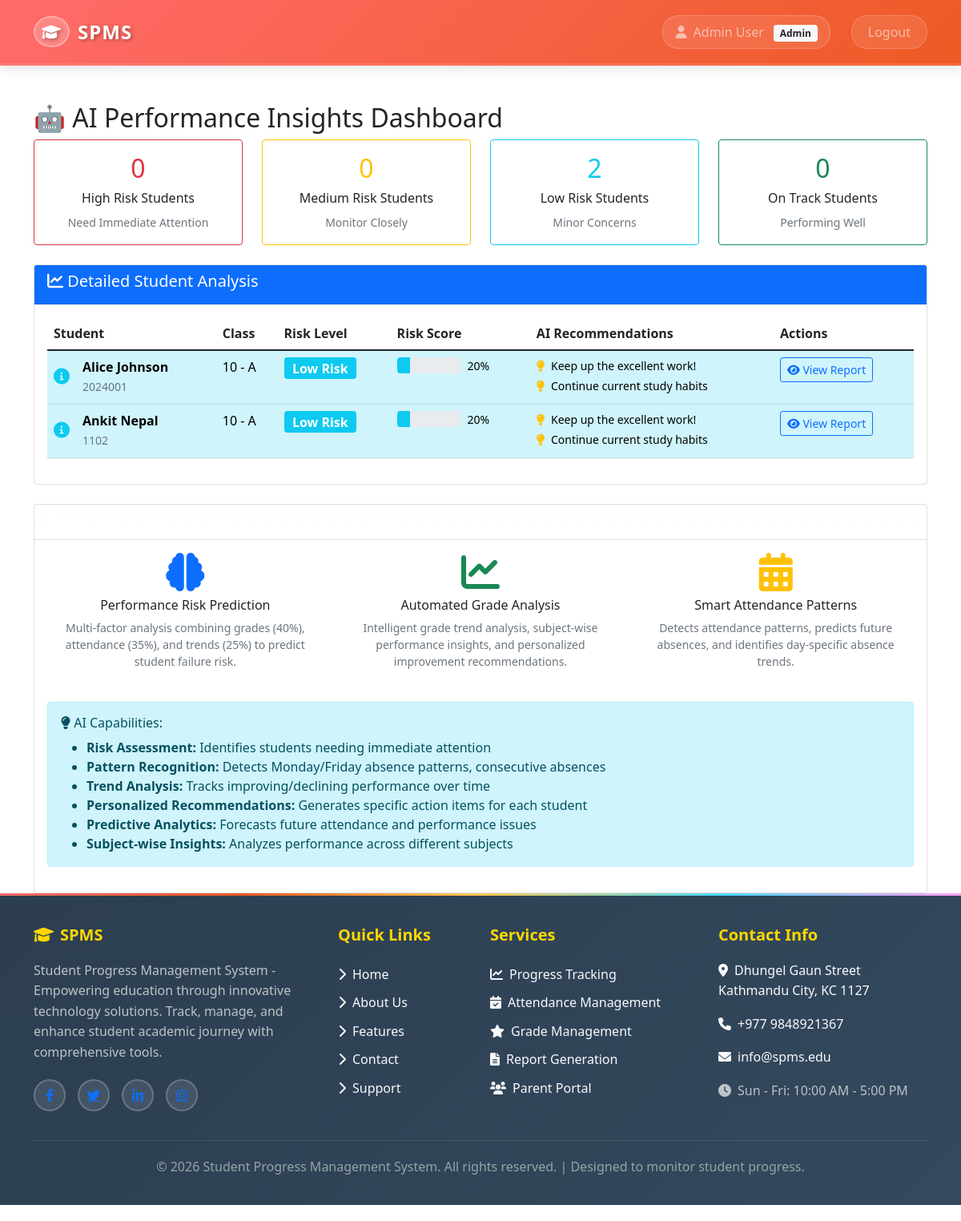
/ai-insights/ (signed in), run on the app's committed database.
### core/models.py (models this page shows, shortened)
class User(AbstractUser):
    ROLE_CHOICES = [
        ('admin', 'Admin'),
        ('teacher', 'Teacher'),
        ('student', 'Student'),
        ('parent', 'Parent'),
    ]
    role = models.CharField(max_length=10, choices=ROLE_CHOICES)
    phone = models.CharField(max_length=15, blank=True)

class Student(models.Model):
    user = models.OneToOneField(User, on_delete=models.CASCADE)
    roll_number = models.CharField(max_length=20, unique=True)
    date_of_birth = models.DateField()
    student_class = models.ForeignKey(Class, on_delete=models.CASCADE)
    parent_name = models.CharField(max_length=100)
    parent_phone = models.CharField(max_length=15)
    parent_email = models.EmailField(blank=True)
    address = models.TextField()

class Class(models.Model):
    name = models.CharField(max_length=50)
    section = models.CharField(max_length=10)
    def __str__(self):
        return f"{self.name} - {self.section}"

### core/views.py (the view)
# urls.py: path('ai-insights/', views.ai_insights, name='ai_insights'),
@login_required
def ai_insights(request):
    if request.user.role not in ['teacher', 'admin']:
        return redirect('dashboard')
    if request.user.role == 'teacher':
        teacher = get_object_or_404(Teacher, user=request.user)
        students = Student.objects.filter(student_class__in=teacher.classes.all())
    else:
        students = Student.objects.all()
    student_analysis = []
    risk_summary = {'high': 0, 'medium': 0, 'low': 0, 'on_track': 0}
    for student in students:
        try:
            risk_score = StudentPerformancePredictor.calculate_risk_score(student)
            risk_level, risk_class = StudentPerformancePredictor.get_risk_level(risk_score)
            recommendations = StudentPerformancePredictor.get_recommendations(student, risk_score)
            student_analysis.append({
                'student': student,
                'risk_score': risk_score,
                'risk_level': risk_level,
                'risk_class': risk_class,
                'recommendations': recommendations
            })
            if risk_score >= 70:
                risk_summary['high'] += 1
            elif risk_score >= 40:
                risk_summary['medium'] += 1
            elif risk_score >= 20:
                risk_summary['low'] += 1
            else:
                risk_summary['on_track'] += 1
        except:
            continue
    student_analysis.sort(key=lambda x: x['risk_score'], reverse=True)
    context = {
        'student_analysis': student_analysis,
        'risk_summary': risk_summary,
        'total_students': len(student_analysis)
    }
    return render(request, 'ai_insights.html', context)

### core/templates/ai_insights.html (shortened to what this page needs)
{% extends 'base.html' %}
{% block content %}
<h2>🤖 AI Performance Insights Dashboard</h2>
<div class="row mb-4">
    <div class="col-md-3">
        <div class="card border-danger">
            <div class="card-body text-center">
                <div class="h2 text-danger">{{ risk_summary.high }}</div>
                <h6 class="card-title">High Risk Students</h6>
                <small class="text-muted">Need Immediate Attention</small>
            </div>
        </div>
    </div>
    <div class="col-md-3">
        <div class="card border-warning">
            <div class="card-body text-center">
                <div class="h2 text-warning">{{ risk_summary.medium }}</div>
                <h6 class="card-title">Medium Risk Students</h6>
                <small class="text-muted">Monitor Closely</small>
            </div>
        </div>
    </div>
    <div class="col-md-3">
        <div class="card border-info">
            <div class="card-body text-center">
                <div class="h2 text-info">{{ risk_summary.low }}</div>
                <h6 class="card-title">Low Risk Students</h6>
                <small class="text-muted">Minor Concerns</small>
            </div>
        </div>
    </div>
    <div class="col-md-3">
        <div class="card border-success">
            <div class="card-body text-center">
                <div class="h2 text-success">{{ risk_summary.on_track }}</div>
                <h6 class="card-title">On Track Students</h6>
                <small class="text-muted">Performing Well</small>
            </div>
        </div>
    </div>
</div>
<div class="card">
    <div class="card-header bg-primary text-white">
        <h5><i class="fas fa-chart-line"></i> Detailed Student Analysis</h5>
    </div>
    <div class="card-body">
        <div class="table-responsive">
            <table class="table table-hover">
                <thead>
                    <tr>
                        <th>Student</th>
                        <th>Class</th>
                        <th>Risk Level</th>
                        <th>Risk Score</th>
                        <th>AI Recommendations</th>
                        <th>Actions</th>
                    </tr>
                </thead>
                <tbody>
                    {% for analysis in student_analysis %}
                    <tr class="{% if analysis.risk_score >= 70 %}table-danger{% elif analysis.risk_score >= 40 %}table-warning{% elif analysis.risk_score >= 20 %}table-info{% endif %}">
                        <td>
                            <div class="d-flex align-items-center">
                                <div class="me-3">
                                    {% if analysis.risk_score >= 70 %}
                                        <i class="fas fa-exclamation-triangle text-danger fa-lg"></i>
                                    {% elif analysis.risk_score >= 40 %}
                                        <i class="fas fa-exclamation-circle text-warning fa-lg"></i>
                                    {% elif analysis.risk_score >= 20 %}
                                        <i class="fas fa-info-circle text-info fa-lg"></i>
                                    {% else %}
                                        <i class="fas fa-check-circle text-success fa-lg"></i>
                                    {% endif %}
                                </div>
                                <div>
                                    <strong>{{ analysis.student.user.get_full_name }}</strong><br>
                                    <small class="text-muted">{{ analysis.student.roll_number }}</small>
                                </div>
                            </div>
                        </td>
                        <td>{{ analysis.student.student_class }}</td>
                        <td>
                            <span class="badge bg-{{ analysis.risk_class }} fs-6">{{ analysis.risk_level }}</span>
                        </td>
                        <td>
                            <div class="d-flex align-items-center">
                                <div class="progress me-2" style="width: 80px; height: 20px;">
                                    <div class="progress-bar bg-{{ analysis.risk_class }}"
                                         style="width: {{ analysis.risk_score }}%"></div>
                                </div>
                                <span class="small">{{ analysis.risk_score|floatformat:0 }}%</span>
                            </div>
                        </td>
                        <td>
                            <div class="small">
                                {% for rec in analysis.recommendations|slice:":2" %}
                                    <div class="mb-1">
                                        <i class="fas fa-lightbulb text-warning me-1"></i>
                                        {{ rec|truncatechars:60 }}
                                    </div>
                                {% endfor %}
                            </div>
                        </td>
                        <td>
                            <a href="{% url 'student_report' analysis.student.id %}"
                               class="btn btn-sm btn-outline-primary">
                                <i class="fas fa-eye"></i> View Report
                            </a>
                        </td>
                    </tr>
                    {% endfor %}
                </tbody>
            </table>
        </div>
    </div>
</div>
<div class="mt-4">
    <div class="card">
        <div class="card-header bg-gradient">
            <h6><i class="fas fa-robot"></i> Advanced AI Features Available</h6>
        </div>
        <div class="card-body">
            <div class="row">
                <div class="col-md-4">
                    <div class="text-center mb-3">
                        <i class="fas fa-brain fa-3x text-primary mb-2"></i>
                        <h6>Performance Risk Prediction</h6>
                        <p class="small text-muted">Multi-factor analysis combining grades (40%), attendance (35%), and trends (25%) to predict student failure risk.</p>
                    </div>
                </div>
                <div class="col-md-4">
                    <div class="text-center mb-3">
                        <i class="fas fa-chart-line fa-3x text-success mb-2"></i>
                        <h6>Automated Grade Analysis</h6>
                        <p class="small text-muted">Intelligent grade trend analysis, subject-wise performance insights, and personalized improvement recommendations.</p>
                    </div>
                </div>
                <div class="col-md-4">
                    <div class="text-center mb-3">
                        <i class="fas fa-calendar-alt fa-3x text-warning mb-2"></i>
                        <h6>Smart Attendance Patterns</h6>
                        <p class="small text-muted">Detects attendance patterns, predicts future absences, and identifies day-specific absence trends.</p>
                    </div>
                </div>
            </div>
            <div class="row mt-4">
                <div class="col-12">
                    <div class="alert alert-info">
                        <h6><i class="fas fa-lightbulb"></i> AI Capabilities:</h6>
                        <ul class="mb-0">
                            <li><strong>Risk Assessment:</strong> Identifies students needing immediate attention</li>
                            <li><strong>Pattern Recognition:</strong> Detects Monday/Friday absence patterns, consecutive absences</li>
                            <li><strong>Trend Analysis:</strong> Tracks improving/declining performance over time</li>
                            <li><strong>Personalized Recommendations:</strong> Generates specific action items for each student</li>
                            <li><strong>Predictive Analytics:</strong> Forecasts future attendance and performance issues</li>
                            <li><strong>Subject-wise Insights:</strong> Analyzes performance across different subjects</li>
                        </ul>
                    </div>
                </div>
            </div>
        </div>
    </div>
</div>
{% endblock %}

### core/templates/base.html (shortened to what this page needs)
<!DOCTYPE html>
<html lang="en">
<head>
    <link href="https://cdn.jsdelivr.net/npm/bootstrap@5.1.3/dist/css/bootstrap.min.css" rel="stylesheet">
    <link href="https://cdnjs.cloudflare.com/ajax/libs/font-awesome/6.0.0/css/all.min.css" rel="stylesheet">
</head>
<body>
    <nav class="navbar navbar-expand-lg navbar-dark navbar-custom fixed-top">
        <div class="container">
            <a class="navbar-brand" href="{% if user.is_authenticated %}{% url 'dashboard' %}{% else %}{% url 'home' %}{% endif %}">
                <i class="fas fa-graduation-cap logo-icon"></i>
                <span>SPMS</span>
            </a>
            {% if user.is_authenticated %}
            <div class="navbar-nav ms-auto">
                <span class="navbar-text me-3">
                    <i class="fas fa-user me-1"></i>
                    {{ user.get_full_name|default:user.username }}
                    <span class="badge bg-light text-dark ms-2">{{ user.role|title }}</span>
                </span>
                <a class="nav-link" href="{% url 'logout' %}">Logout</a>
            </div>
            {% endif %}
        </div>
    </nav>
    <div class="container mt-5">
        {% block content %}
        {% endblock %}
    </div>
    <footer class="footer mt-auto">
        <div class="container footer-content">
            <div class="row">
                <div class="col-lg-4 col-md-6 footer-section">
                    <h5><i class="fas fa-graduation-cap me-2"></i>SPMS</h5>
                    <p>Student Progress Management System - Empowering education through innovative technology solutions. Track, manage, and enhance student academic journey with comprehensive tools.</p>
                    <div class="social-icons">
                        <a href="https://facebook.com" target="_blank" class="social-icon"><i class="fab fa-facebook-f"></i></a>
                        <a href="https://twitter.com" target="_blank" class="social-icon"><i class="fab fa-twitter"></i></a>
                        <a href="https://linkedin.com" target="_blank" class="social-icon"><i class="fab fa-linkedin-in"></i></a>
                        <a href="https://instagram.com" target="_blank" class="social-icon"><i class="fab fa-instagram"></i></a>
                    </div>
                </div>
                <div class="col-lg-2 col-md-6 footer-section">
                    <h5>Quick Links</h5>
                    <ul>
                        <li><a href="{% url 'home' %}" class="text-decoration-none text-light"><i class="fas fa-chevron-right me-2"></i>Home</a></li>
                        <li><a href="{% url 'about' %}" class="text-decoration-none text-light"><i class="fas fa-chevron-right me-2"></i>About Us</a></li>
                        <li><a href="{% url 'features' %}" class="text-decoration-none text-light"><i class="fas fa-chevron-right me-2"></i>Features</a></li>
                        <li><a href="{% url 'contact' %}" class="text-decoration-none text-light"><i class="fas fa-chevron-right me-2"></i>Contact</a></li>
                        <li><a href="{% url 'support' %}" class="text-decoration-none text-light"><i class="fas fa-chevron-right me-2"></i>Support</a></li>
                    </ul>
                </div>
                <div class="col-lg-3 col-md-6 footer-section">
                    <h5>Services</h5>
                    <ul>
                        <li><a href="{% url 'dashboard' %}" class="text-decoration-none text-light"><i class="fas fa-chart-line me-2"></i>Progress Tracking</a></li>
                        <li><a href="{% url 'dashboard' %}" class="text-decoration-none text-light"><i class="fas fa-calendar-check me-2"></i>Attendance Management</a></li>
                        <li><a href="{% url 'dashboard' %}" class="text-decoration-none text-light"><i class="fas fa-star me-2"></i>Grade Management</a></li>
                        <li><a href="{% url 'teacher_reports' %}" class="text-decoration-none text-light"><i class="fas fa-file-alt me-2"></i>Report Generation</a></li>
                        <li><a href="{% url 'role_login' 'parent' %}" class="text-decoration-none text-light"><i class="fas fa-users me-2"></i>Parent Portal</a></li>
                    </ul>
                </div>
                <div class="col-lg-3 col-md-6 footer-section">
                    <h5>Contact Info</h5>
                    <p><a href="https://maps.google.com/?q=Kathmandu,Nepal" target="_blank" class="text-decoration-none text-light"><i class="fas fa-map-marker-alt me-2"></i>Dhungel Gaun Street<br>Kathmandu City, KC 1127</a></p>
                    <p><a href="tel:+9779844553816" class="text-decoration-none text-light"><i class="fas fa-phone me-2"></i>+977 9848921367</a></p>
                    <p><a href="mailto:info@spms.edu" class="text-decoration-none text-light"><i class="fas fa-envelope me-2"></i>info@spms.edu</a></p>
                    <p><i class="fas fa-clock me-2"></i>Sun - Fri: 10:00 AM - 5:00 PM</p>
                </div>
            </div>
            <div class="footer-bottom">
                <p>&copy; 2026 Student Progress Management System. All rights reserved. | Designed to monitor student progress.</p>
            </div>
        </div>
    </footer>
</body>
</html>

### data on the page
User: get_full_name "Admin User", role "Admin"
Student: student.user.get_full_name "Alice Johnson", student.roll_number "2024001", student.student_class "10 - A", risk_level "Low Risk", risk_score "20", recommendations "Keep up the excellent work!" "Continue current study habits"
Student: student.user.get_full_name "Ankit Nepal", student.roll_number "1102", student.student_class "10 - A", risk_level "Low Risk", risk_score "20", recommendations "Keep up the excellent work!" "Continue current study habits"

### other printed values
{{ risk_summary.high }} "0"
{{ risk_summary.medium }} "0"
{{ risk_summary.low }} "2"
{{ risk_summary.on_track }} "0"
